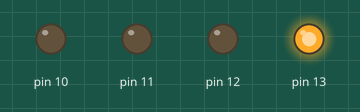
Simulated run of this sketch. Board: Arduino Uno, built with avr-gcc and run on an emulated ATmega328P. Parts: output pins drawn as LEDs (lit = HIGH).

Above: at 0.5 s.
At 2.5 s:
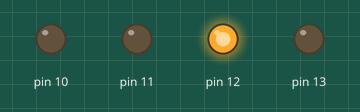
At 4.5 s:
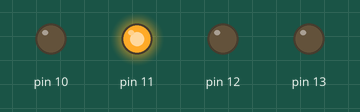
At 6.5 s:
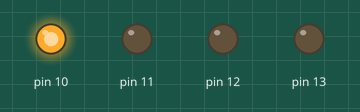
At 9.5 s:
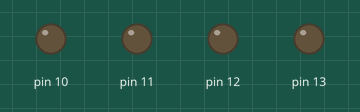
Timing chart, 0 to 10.4 s (numbered marks = the images above):
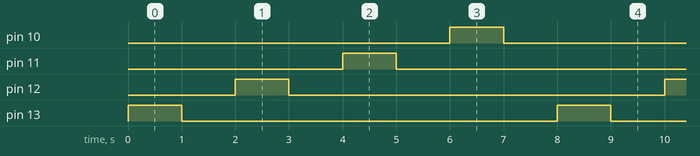

Measured:
- by itself, pin 10–13: alternates HIGH for 1.0 s and LOW for 7.0 s
- by itself, everything shown: repeats every 8.0 s, in 8 steps

The sketch:

ledslideblink.ino
```cpp
void setup() {
  // put your setup code here, to run once:
pinMode(13,OUTPUT);
pinMode(12,OUTPUT);
pinMode(11,OUTPUT);
pinMode(10,OUTPUT);
}

void loop() {
  // put your main code here, to run repeatedly:
int i;
for(i=13;i>=10;i--)
{
digitalWrite(i,HIGH);
delay(1000);
digitalWrite(i,LOW);
delay(1000);
}
}
```
